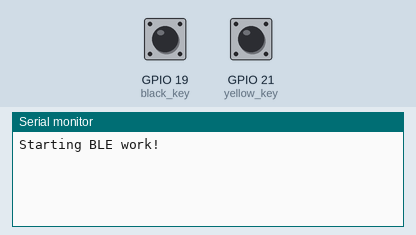
Recording of a sketch running on a simulated ESP32. Parts: the last lines printed to the serial monitor. Inputs (shaded band) come from the test bench; at power-on: GPIO 19 (black_key) HIGH, GPIO 21 (yellow_key) HIGH. USB keyboard and mouse output is not drawn.

Above: at 1.2 s.
1.3 s: GPIO 19 (black_key) pulled LOW for 0.15 s
At 2.6 s:
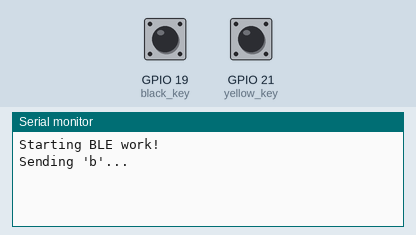
2.9 s: GPIO 21 (yellow_key) pulled LOW for 0.15 s
At 3.8 s:
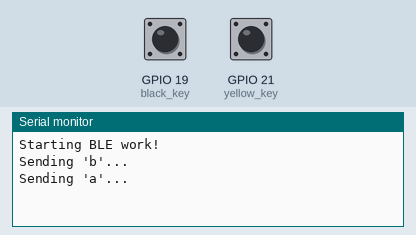

The sketch:

SendKeyStrokesViaGpio.ino
```cpp
/**
 * This example turns the ESP32 into a Bluetooth LE keyboard
 *
 * Source https://arduinogetstarted.com/tutorials/arduino-button-library
 * and https://github.com/T-vK/ESP32-BLE-Keyboard
 */
#include <BleKeyboard.h>
#include <ezButton.h>

BleKeyboard bleKeyboard;

const int black_key = 19; //GPIO19
const int yellow_key = 21; //GPIO21

#define DEBOUNCE_TIME 50 // the debounce time in millisecond, increase this time if it still chatters

ezButton button1(black_key); // create ezButton object that attach to pin GIOP;
ezButton button2(yellow_key); // create ezButton object that attach to pin GIOP;


void setup() {
  button1.setDebounceTime(DEBOUNCE_TIME); // set debounce time to 50 milliseconds
  button2.setDebounceTime(DEBOUNCE_TIME); // set debounce time to 50 milliseconds

  Serial.begin(115200);
  Serial.println("Starting BLE work!");
  bleKeyboard.begin();
}


void loop() {
  button1.loop(); // MUST call the loop() function first
  button2.loop(); // MUST call the loop() function first

if(bleKeyboard.isConnected()) {
  if (button1.isPressed()) {
    Serial.println("Sending 'b'...");
    bleKeyboard.print("b");
  }
//
//  if (button1.isReleased())
//    Serial.println("The button 1 is released");

  if (button2.isPressed())
  {
    Serial.println("Sending 'a'...");
    bleKeyboard.print("a");
  }

//  if (button2.isReleased())
//    Serial.println("The button 2 is released");
}
}
```

Measured:
- after the input at 1.3 s, the serial monitor: prints a new line after 0.05 s (image 1)
- after the input at 2.9 s, the serial monitor: prints a new line after 0.05 s (image 2)
